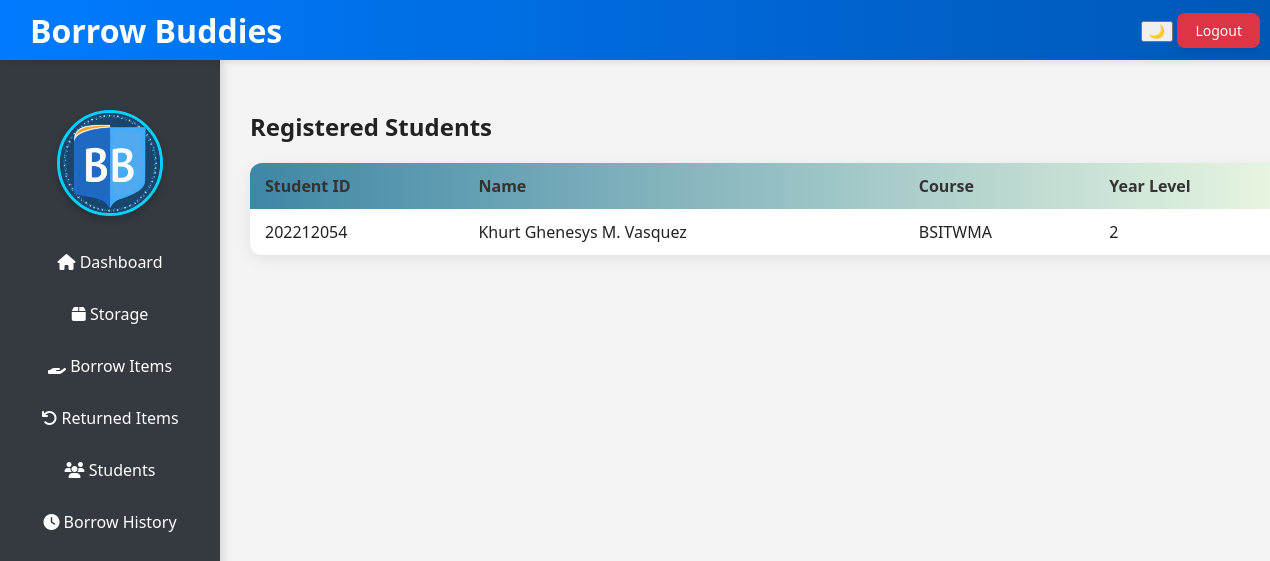
The app's page /students.php (signed in) with its own data.
### tables this page shows
CREATE TABLE IF NOT EXISTS `students` (
  `student_id` varchar(20) NOT NULL,
  `name` varchar(100) NOT NULL,
  `course` varchar(50) DEFAULT NULL,
  `year_level` int(11) DEFAULT NULL,
  PRIMARY KEY (`student_id`)
);

### students.php (the view, shortened to what this page needs)
<?php
include 'db.php';
?>
<!DOCTYPE html>
<html lang="en">
<head>
    <link rel="stylesheet" href="css/style.css">
    <link rel="stylesheet" href="https://cdnjs.cloudflare.com/ajax/libs/font-awesome/6.5.0/css/all.min.css">
</head>
<body class="light-mode">
<?php include 'includes/header.php'; ?>
<?php include 'includes/sidebar.php'; ?>
<div class="main-content">
    <h2>Registered Students</h2>
    <table class="styled-table">
        <thead>
            <tr><th>Student ID</th><th>Name</th><th>Course</th><th>Year Level</th></tr>
        </thead>
        <tbody>
            <?php
            $students = $conn->query("SELECT * FROM students");
            while ($s = $students->fetch_assoc()) {
                echo "<tr>
                    <td>{$s['student_id']}</td>
                    <td>{$s['name']}</td>
                    <td>{$s['course']}</td>
                    <td>{$s['year_level']}</td>
                </tr>";
            }
            ?>
        </tbody>
    </table>
</div>
</body>
</html>

### style.css (style rules this page uses)
:root { --primary: #007bff; --primary-dark: #0056b3; --danger: #dc3545; --sidebar-bg: #343a40; --light-bg: #f4f4f4; --dark-bg: #121212; --card-bg-light: #ffffff; --card-bg-dark: #1f1f1f; --text-light: #ffffff; --text-dark: #222222; --accent: #00d1ff; --shadow: 0 4px 15px rgba(0, 0, 0, 0.08); }
body { font-family: 'Segoe UI', sans-serif; margin: 0; padding: 0; background-color: var(--light-bg); color: var(--text-dark); transition: background 0.3s ease, color 0.3s ease; }
.light-mode { background: var(--light-bg); color: var(--text-dark); }
.main-content { margin-left: 220px; padding: 90px 30px 30px; width: calc(100% - 220px); opacity: 0; animation: fadeIn 0.8s ease-in-out forwards; }
table { width: 100%; border-collapse: collapse; margin-top: 20px; background-color: var(--card-bg-light); border-radius: 12px; overflow: hidden; box-shadow: var(--shadow); }
th, td { padding: 12px 15px; text-align: left; color: inherit; }
thead { background: linear-gradient(90deg, #3f87a6, #ebf8e1); color: #333; }

### records on screen
students: student_id "202212054", name "Khurt Ghenesys M. Vasquez", course "BSITWMA", year_level "2"
